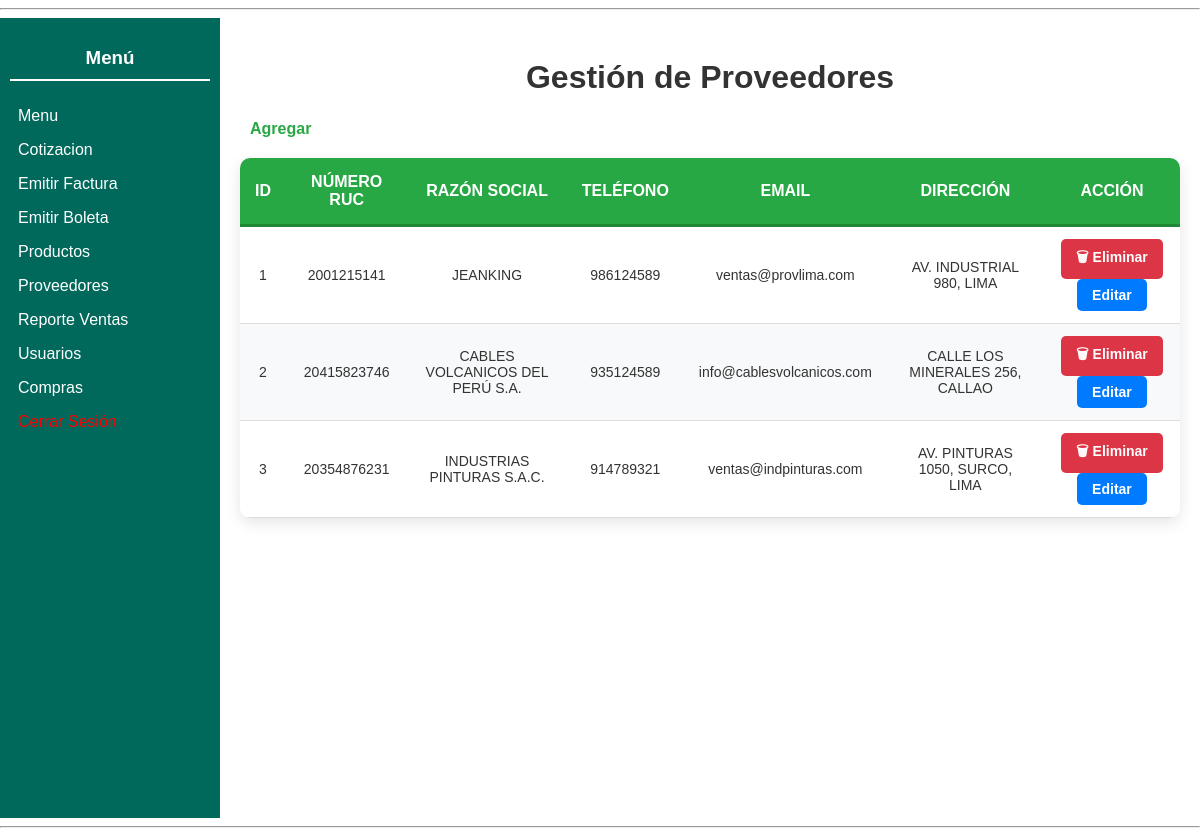
The page /moduloVentas/indexProveedores.php (signed in) on the database as committed earlier.
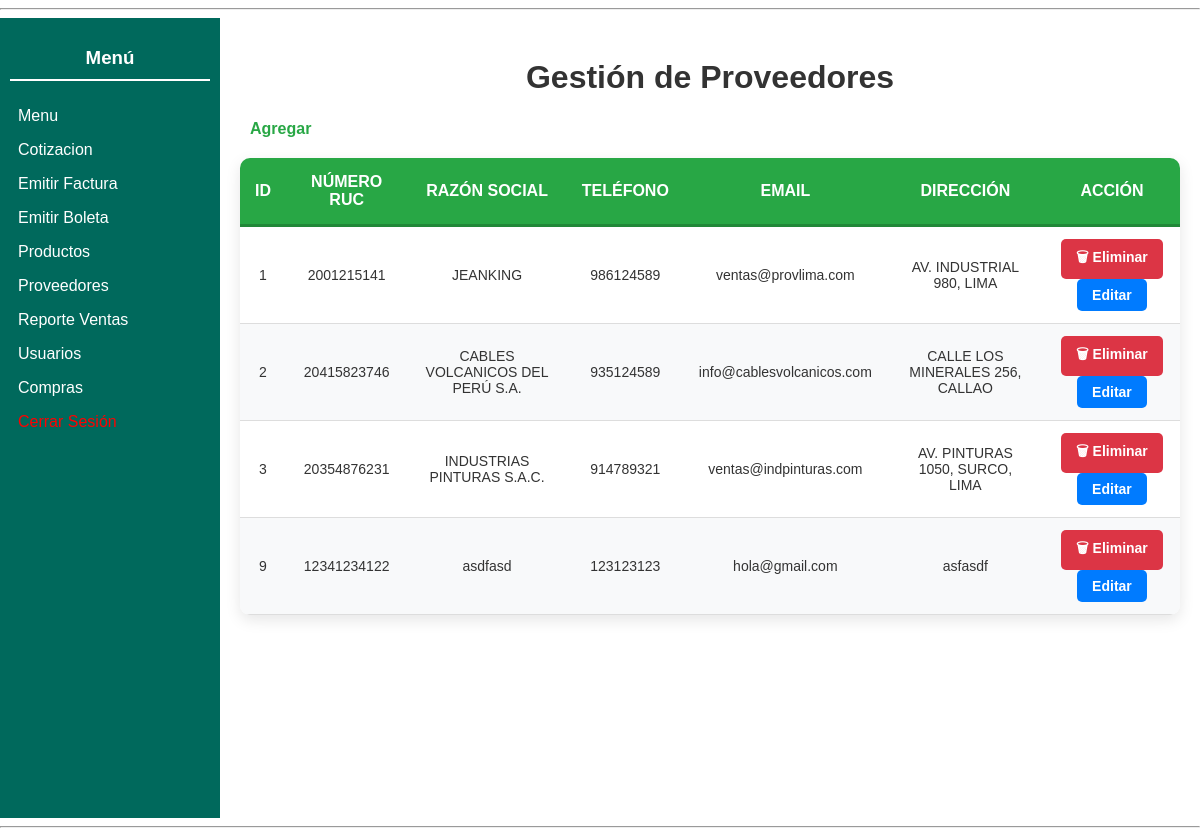
The same page on the database as committed later.
### tables this page shows
CREATE TABLE `proveedor` (
  `ProveedorID` int NOT NULL,
  `NumeroRUC` varchar(255) NOT NULL,
  `RazonSocial` varchar(255) NOT NULL,
  `Telefono` int NOT NULL,
  `Email` varchar(255) NOT NULL,
  `Direccion` varchar(255) NOT NULL,
  `FechaRegistro` date NOT NULL,
  `EstadoProveedor` tinyint(1) NOT NULL DEFAULT '1'
);

### moduloVentas/indexProveedores.php (called while the page is built, shortened)
<?php
include_once("../moduloVentas/panelProveedores.php");
include_once("../modelo/Eproveedor.php");
$EproveedorObject = new Eproveedor();
$proveedores = $EproveedorObject->obtenerProveedores();
$panelProveedoresObject = new panelProveedores();
$panelProveedoresObject->panelProveedoresShow($proveedores);

### modelo/Eproveedor.php (called while the page is built, shortened)
<?php
class Eproveedor
{
    public function obtenerProveedores()
    {
        $conexion = Conexion::conectarBD();
        $sql = "SELECT * FROM proveedor WHERE EstadoProveedor = 1";
        $resultado = $conexion->query($sql);
        $proveedores = [];
        if ($resultado && $resultado->num_rows > 0) {
            while ($fila = $resultado->fetch_assoc()) {
                $proveedores[] = $fila;
            }
        }
        return $proveedores;
    }
}

### moduloVentas/panelProveedores.php (the view, shortened to what this page needs)
<?php
include_once($_SERVER['DOCUMENT_ROOT'] . '/shared/pantalla.php');
class panelProveedores extends pantalla
{
    public function panelProveedoresShow($proveedores = null)
    {
?>
        <div style="display: flex; height: 100vh;">
            <main style="padding: 20px; flex: 1;">
                <h1 style="text-align: center; color: #333;">Gestión de Proveedores</h1>
                <a href="./indexAgregarProveedor.php" class="link-agregar" style="margin-left: 10px;">Agregar</a>
                <div class="container">
                    <div class="scrollable">
                        <table id="proveedoresTable">
                            <thead>
                                <tr>
                                    <th>ID</th>
                                    <th>Número RUC</th>
                                    <th>Razón Social</th>
                                    <th>Teléfono</th>
                                    <th>Email</th>
                                    <th>Dirección</th>
                                    <th>Acción</th>
                                </tr>
                            </thead>
                            <tbody>
                                <?php if ($proveedores !== null) : ?>
                                    <?php foreach ($proveedores as $proveedor) : ?>
                                        <tr>
                                            <td><?= htmlspecialchars($proveedor['ProveedorID']) ?></td>
                                            <td><?= htmlspecialchars($proveedor['NumeroRUC']) ?></td>
                                            <td><?= htmlspecialchars($proveedor['RazonSocial']) ?></td>
                                            <td><?= htmlspecialchars($proveedor['Telefono']) ?></td>
                                            <td><?= htmlspecialchars($proveedor['Email']) ?></td>
                                            <td><?= htmlspecialchars($proveedor['Direccion']) ?></td>
                                            <td>
                                                <form action="/moduloVentas/getProveedor.php" method="POST" style="display:inline;">
                                                    <button type="submit">
                                                        🗑 Eliminar
                                                    </button>
                                                </form>
                                                <a href="indexEditarProveedores.php?id=<?= htmlspecialchars($proveedor['ProveedorID']) ?>&numeroRUC=<?= htmlspecialchars($proveedor['NumeroRUC']) ?>&razonSocial=<?= urlencode($proveedor['RazonSocial']) ?>&telefono=<?= htmlspecialchars($proveedor['Telefono']) ?>&email=<?= htmlspecialchars($proveedor['Email']) ?>&direccion=<?= urlencode($proveedor['Direccion']) ?>">Editar</a>
                                            </td>
                                        </tr>
                                    <?php endforeach; ?>
                                <?php else : ?>
                                    <tr>
                                        <td colspan="8" style="text-align: center;">No se encontraron proveedores.</td>
                                    </tr>
                                <?php endif; ?>
                            </tbody>
                        </table>
                    </div>
                </div>
            </main>
        </div>
<?php
    }
}
?>

Rows that differ between the two databases and show on the page:
added proveedor: ProveedorID "9", NumeroRUC "12341234122", RazonSocial "asdfasd", Telefono "123123123", Email "hola@gmail.com", Direccion "asfasdf"
